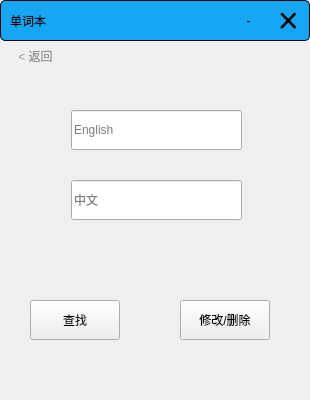
<?xml version="1.0" encoding="UTF-8"?>
<ui version="4.0">
 <class>changeword</class>
 <widget class="QWidget" name="changeword">
  <property name="geometry">
   <rect>
    <x>0</x>
    <y>0</y>
    <width>310</width>
    <height>400</height>
   </rect>
  </property>
  <property name="windowTitle">
   <string>Form</string>
  </property>
  <property name="windowIcon">
   <iconset resource="images.qrc">
    <normaloff>:/static/images/bubu.ico</normaloff>:/static/images/bubu.ico</iconset>
  </property>
  <property name="styleSheet">
   <string notr="true">#widget  {
	border:1px solid black;
	border-radius:5px;
}</string>
  </property>
  <widget class="QWidget" name="titleWidget" native="true">
   <property name="geometry">
    <rect>
     <x>0</x>
     <y>0</y>
     <width>310</width>
     <height>41</height>
    </rect>
   </property>
   <property name="styleSheet">
    <string notr="true">#titleWidget{
background-color:rgb(22, 166, 243);
color:black;
border-radius:5px;
border:1px solid black;
}</string>
   </property>
  </widget>
  <widget class="QPushButton" name="closeBtn">
   <property name="geometry">
    <rect>
     <x>269</x>
     <y>1</y>
     <width>39</width>
     <height>39</height>
    </rect>
   </property>
   <property name="styleSheet">
    <string notr="true">QPushButton:hover { 
 background-color: red; 
 color: rgb(255, 255, 255);
border: 1px solid black;
font-size:36px}
QPushButton {background-color:#E1E1E1;
color:black;
background-color: rgb(22, 166, 243); 
border-radius:5px;
border:0px solid black;
font-size:36px;}</string>
   </property>
   <property name="text">
    <string>×</string>
   </property>
  </widget>
  <widget class="QLabel" name="label">
   <property name="geometry">
    <rect>
     <x>10</x>
     <y>0</y>
     <width>121</width>
     <height>41</height>
    </rect>
   </property>
   <property name="styleSheet">
    <string notr="true">font: 16pt &quot;黑体&quot;;</string>
   </property>
   <property name="text">
    <string>单词本</string>
   </property>
  </widget>
  <widget class="QPushButton" name="backBtn">
   <property name="geometry">
    <rect>
     <x>0</x>
     <y>41</y>
     <width>71</width>
     <height>29</height>
    </rect>
   </property>
   <property name="styleSheet">
    <string notr="true">
 QPushButton:hover { 
color:rgb(0, 0, 0);
border:0px solid black;
background-color:rgb(240,240,240);
}
QPushButton {
color:rgb(149, 149, 149);
border:0px solid black;
background-color:rgb(240,240,240);
}
</string>
   </property>
   <property name="text">
    <string>&lt; 返回</string>
   </property>
  </widget>
  <widget class="QLineEdit" name="wordText">
   <property name="geometry">
    <rect>
     <x>71</x>
     <y>110</y>
     <width>171</width>
     <height>40</height>
    </rect>
   </property>
   <property name="placeholderText">
    <string>English</string>
   </property>
  </widget>
  <widget class="QLineEdit" name="meanText">
   <property name="geometry">
    <rect>
     <x>71</x>
     <y>180</y>
     <width>171</width>
     <height>40</height>
    </rect>
   </property>
   <property name="placeholderText">
    <string>中文</string>
   </property>
  </widget>
  <widget class="QPushButton" name="findBtn">
   <property name="geometry">
    <rect>
     <x>30</x>
     <y>300</y>
     <width>90</width>
     <height>40</height>
    </rect>
   </property>
   <property name="text">
    <string>查找</string>
   </property>
  </widget>
  <widget class="QPushButton" name="changeBtn">
   <property name="geometry">
    <rect>
     <x>180</x>
     <y>300</y>
     <width>90</width>
     <height>40</height>
    </rect>
   </property>
   <property name="text">
    <string>修改/删除</string>
   </property>
  </widget>
  <widget class="QLabel" name="infoLabel">
   <property name="geometry">
    <rect>
     <x>168</x>
     <y>40</y>
     <width>141</width>
     <height>20</height>
    </rect>
   </property>
   <property name="text">
    <string/>
   </property>
   <property name="alignment">
    <set>Qt::AlignRight|Qt::AlignTrailing|Qt::AlignVCenter</set>
   </property>
  </widget>
  <widget class="QPushButton" name="minBtn">
   <property name="geometry">
    <rect>
     <x>229</x>
     <y>1</y>
     <width>39</width>
     <height>39</height>
    </rect>
   </property>
   <property name="styleSheet">
    <string notr="true">QPushButton:hover { 
 background-color: red; 
 color: rgb(255, 255, 255);
border: 1px solid black;
	font: 36pt &quot;Microsoft YaHei UI&quot;;
}
QPushButton {background-color:#E1E1E1;
color:black;
background-color: rgb(22, 166, 243); 
border-radius:5px;
border:0px solid black;
	font: 36pt &quot;Microsoft YaHei UI&quot;;}</string>
   </property>
   <property name="text">
    <string>-</string>
   </property>
  </widget>
 </widget>
 <resources>
  <include location="images.qrc"/>
 </resources>
 <connections/>
</ui>
